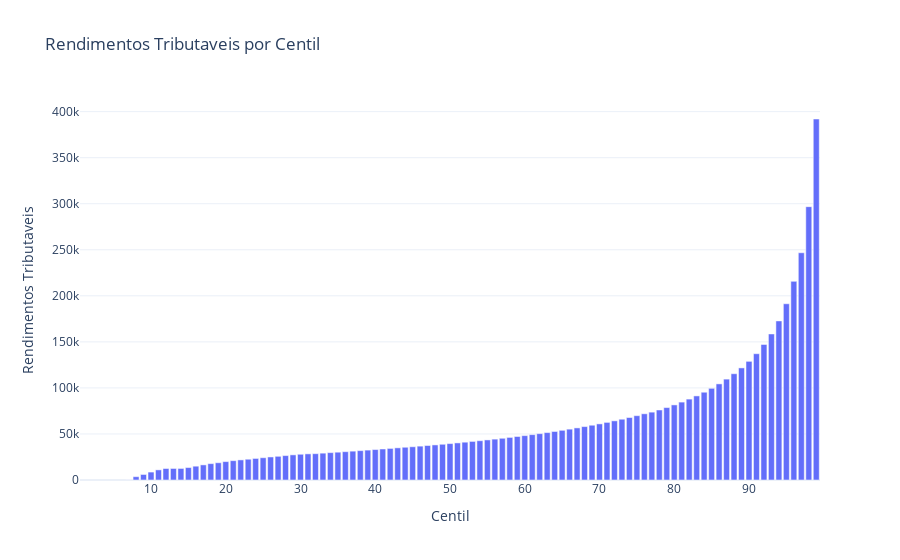

The notebook cell saved with this chart:
### Markdown cell above
Removi o último centil (100) para melhorar a visualização.

A distribuição de renda em 2020 no Brasil se parece com isso:

### Code cell
plot_limite_superior_rendimentos(df_99centil)

### Figure 1 — Plotly figure (JSON) as saved in the notebook; plotly's stock layout.template omitted (floating-point values rounded to 4 significant figures)
{"data": [{"hovertemplate": "Centil=%{x}<br>Rendimentos Tributaveis - Limite Superior da RTB do Centil [R$ milhões]=%{y}<extra></extra>", "legendgroup": "", "marker": {"color": "#636efa", "pattern": {"shape": ""}}, "name": "", "orientation": "v", "showlegend": false, "textposition": "auto", "type": "bar", "x": [1, 2, 3, 4, 5, 6, 7, 8, 9, 10, 11, 12, 13, 14, 15, 16, 17, 18, 19, 20, 21, 22, 23, 24, 25, 26, 27, 28, 29, 30, 31, 32, 33, 34, 35, 36, 37, 38, 39, 40, 41, 42, 43, 44, 45, 46, 47, 48, 49, 50, 51, 52, 53, 54, 55, 56, 57, 58, 59, 60, 61, 62, 63, 64, 65, 66, 67, 68, 69, 70, 71, 72, 73, 74, 75, 76, 77, 78, 79, 80, 81, 82, 83, 84, 85, 86, 87, 88, 89, 90, 91, 92, 93, 94, 95, 96, 97, 98, 99], "xaxis": "x", "y": [NaN, NaN, NaN, NaN, NaN, NaN, 100.0, 3600.0, 6000.0, 8612.0, 11000.0, 12490.0, 12530.0, 12540.0, 13520.0, 15000.0, 16400.0, 17760.0, 18750.0, 19980.0, 21000.0, 21820.0, 22560.0, 23400.0, 24190.0, 25020.0, 25720.0, 26520.0, 27300.0, 27950.0, 28390.0, 28580.0, 29140.0, 29720.0, 30200.0, 30760.0, 31310.0, 31890.0, 32470.0, 33070.0, 33670.0, 34290.0, 34920.0, 35560.0, 36100.0, 36770.0, 37440.0, 38090.0, 38800.0, 39540.0, 40290.0, 41060.0, 41890.0, 42660.0, 43520.0, 44380.0, 45300.0, 46250.0, 47250.0, 48200.0, 49250.0, 50330.0, 51480.0, 52690.0, 53960.0, 55210.0, 56570.0, 58000.0, 59490.0, 60930.0, 62560.0, 64240.0, 66000.0, 67820.0, 69840.0, 71910.0, 73670.0, 76020.0, 78650.0, 81550.0, 84580.0, 87850.0, 91310.0, 95300.0, 99570.0, 104400.0, 109500.0, 115400.0, 121700.0, 128800.0, 137100.0, 147200.0, 158600.0, 172800.0, 191400.0, 215700.0, 246800.0, 296800.0, 392000.0], "yaxis": "y"}], "layout": {"barmode": "relative", "legend": {"tracegroupgap": 0}, "title": {"text": "Rendimentos Tributaveis por Centil"}, "xaxis": {"anchor": "y", "domain": [0, 1], "title": {"text": "Centil"}}, "yaxis": {"anchor": "x", "domain": [0, 1], "title": {"text": "Rendimentos Tributaveis"}}}}
